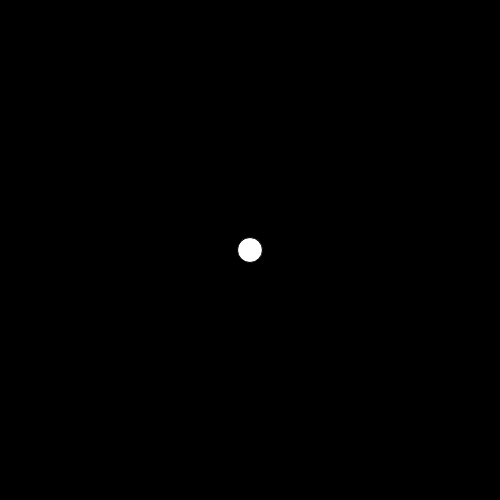
Frame 1 (no input)
Frame 60 (no input): identical to frame 1, image omitted
Frame 120 (the mouse pressed at the canvas centre since frame 60): identical to frame 1, image omitted

The p5.js sketch that drew this single still picture (run headless with seeded random() and noise() and a simulated clock; from frame 60 on, the mouse is pressed at the canvas centre):

// p5.js sketch
// ── sketch.js
function setup() {
  createCanvas(500, 500);
  background(0, 0, 0);

  ellipse(250, 250, 25, 25);
}

function draw() {


}


function mouseClicked() {
   let r = random(0, 255);
   let g = random(0, 255);
   let b = random(0, 255);
   fill(r, g, b);
  let newb = random(25, 100);


   ellipse(mouseX, mouseY, newb, newb);
}
